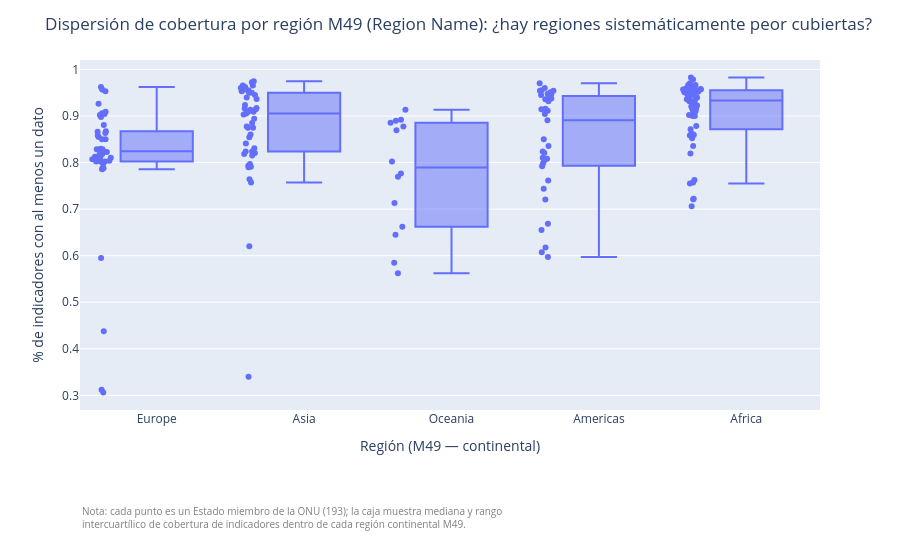

Source (notebook cell):
### Markdown cell above
## Dispersión de cobertura por región y subregión (M49)

### Code cell
fig_dispersion_region_onu = px.box(
    df_pais_plot_onu,
    x="Region Name",
    y="pct_indicadores_con_dato",
    points="all",
    hover_data=["Country Code", "n_indicadores_con_dato", "Sub-region Name"],
    labels={"pct_indicadores_con_dato": "% de indicadores con al menos un dato"},
)

fig_dispersion_region_onu.update_layout(
    title="Dispersión de cobertura por región M49 (Region Name): ¿hay regiones sistemáticamente peor cubiertas?",
    xaxis_title="Región (M49 — continental)",
    yaxis_title="% de indicadores con al menos un dato",
    margin=dict(b=150),
)

fig_dispersion_region_onu.add_annotation(
    text=(
        "Nota: cada punto es un Estado miembro de la ONU (193); la caja muestra mediana y rango<br>"
        "intercuartílico de cobertura de indicadores dentro de cada región continental M49."
    ),
    xref="paper", yref="paper",
    x=0, y=-0.35,
    showarrow=False,
    font=dict(size=10, color="gray"),
    align="left",
)

figuras_reporte.append(("dispersion_cobertura_region_m49", fig_dispersion_region_onu))
fig_dispersion_region_onu.show()

### Figure 1 — Plotly figure (JSON) as saved in the notebook; plotly's stock layout.template omitted (floating-point values rounded to 4 significant figures; data arrays with more than 128 entries replaced by an {"elided": "..."} marker saying what was removed)
{"data": [{"alignmentgroup": "True", "boxpoints": "all", "customdata": {"elided": "193x3 mixed values"}, "hovertemplate": "Region Name=%{x}<br>% de indicadores con al menos un dato=%{y}<br>Country Code=%{customdata[0]}<br>n_indicadores_con_dato=%{customdata[1]}<br>Sub-region Name=%{customdata[2]}<extra></extra>", "legendgroup": "", "marker": {"color": "#636efa"}, "name": "", "notched": false, "offsetgroup": "", "orientation": "v", "showlegend": false, "type": "box", "x": {"elided": "193 str values"}, "x0": " ", "xaxis": "x", "y": {"elided": "193 float values"}, "y0": " ", "yaxis": "y"}], "layout": {"annotations": [{"align": "left", "font": {"color": "gray", "size": 10}, "showarrow": false, "text": "Nota: cada punto es un Estado miembro de la ONU (193); la caja muestra mediana y rango<br>intercuartílico de cobertura de indicadores dentro de cada región continental M49.", "x": 0, "xref": "paper", "y": -0.35, "yref": "paper"}], "boxmode": "group", "legend": {"tracegroupgap": 0}, "margin": {"b": 150, "t": 60}, "title": {"text": "Dispersión de cobertura por región M49 (Region Name): ¿hay regiones sistemáticamente peor cubiertas?"}, "xaxis": {"anchor": "y", "domain": [0, 1], "title": {"text": "Región (M49 — continental)"}}, "yaxis": {"anchor": "x", "domain": [0, 1], "title": {"text": "% de indicadores con al menos un dato"}}}}
